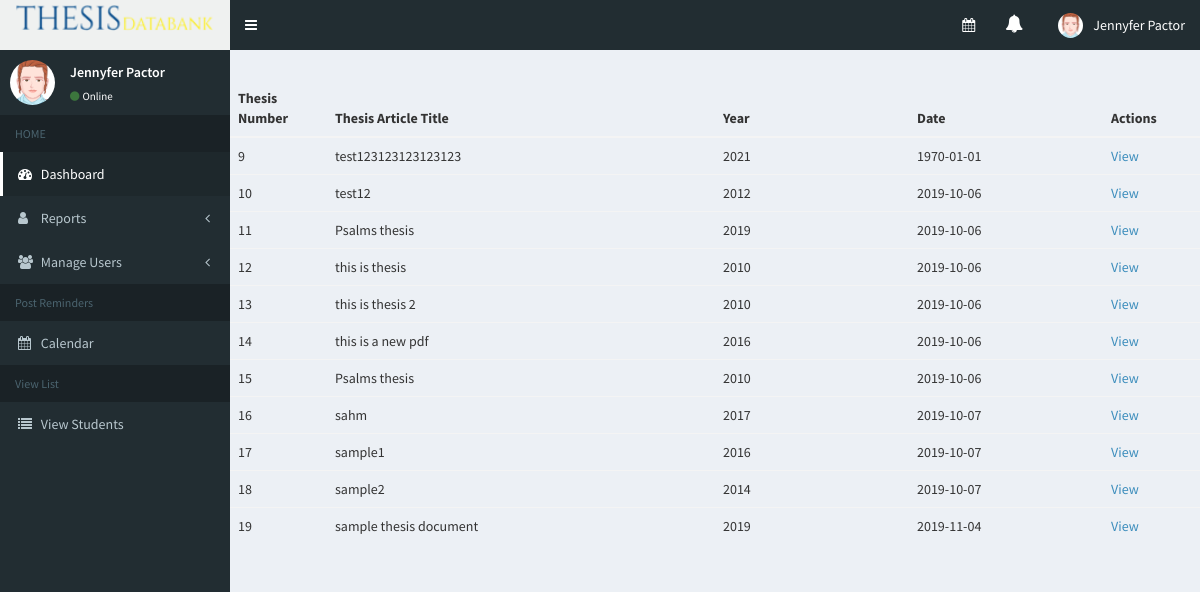
Screenshot of /student/index.php (signed in) with the database file from the repository.
### tables this page shows
CREATE TABLE IF NOT EXISTS `tdb_thesis` (
  `id` int(20) NOT NULL,
  `reference_key_admin` int(20) DEFAULT NULL,
  `reference_key_students` int(20) DEFAULT NULL,
  `thesis_name` varchar(250) NOT NULL,
  `thesis_year` varchar(250) NOT NULL,
  `thesis_program` varchar(250) NOT NULL,
  `thesis_pdf_file` varchar(250) NOT NULL,
  `thesis_achievement` varchar(250) NOT NULL,
  `thesis_timestamp` varchar(250) NOT NULL,
  `branchid` int(11) NOT NULL
);

### student/index.php (the view, shortened to what this page needs)
<?php
    $pdo = tdbDatabase::connect();
    $branchid=$_SESSION['branchid'];
    $sql = "SELECT * FROM tdb_thesis where branchid = '$branchid'";
    $thesis_list = $pdo->query($sql)->fetchAll();
?>
<!DOCTYPE html>
<html>
    <head>
        <link rel="stylesheet" href="../css/bootstrap/bootstrap.min.css">
        <link rel="stylesheet" href="../css/font-awesome/font-awesome.min.css">
        <link rel="stylesheet" href="../css/sweetalert/sweetalert.css">
        <link rel="stylesheet" href="../template/bower_components/datatables.net-bs/css/dataTables.bootstrap.min.css">
        <link rel="stylesheet" href="../template/dist/css/AdminLTE.min.css">
        <link rel="stylesheet" href="../template/dist/css/skins/skin-green.min.css">
        <link rel="stylesheet" href="css/main-admin.css">
        <link rel="stylesheet" href="css/validation.css">
        <link rel="stylesheet" href="css/custom.css">
    </head>
    <body class="hold-transition skin-green sidebar-mini fixed">
        <div class="wrapper">
            <?php
                include("../includes/navbar.php");
                include("../includes/sidebar.php");
            ?>
            <div class="content-wrapper">
                <section class="content-header">
                </section>
                <section class="content">
                <div class="row el-element-overlay">
                    <table class="table">
                        <thead>
                            <tr>
                            <th scope="col" width="10%">Thesis Number</th>
                            <th scope="col" width="40%">Thesis Article Title</th>
                            <th scope="col" width="20%">Year</th>
                            <th scope="col" width="20%">Date</th>
                            <th scope="col" width="10%">Actions</th>
                            </tr>
                        </thead>
                            <tbody>
                                <?php
                                    if(!empty($thesis_list)){
                                        foreach ($thesis_list as $v) {
                                        ?>
                                        <tr>
                                            <td scope="row"><?php print $v['id']; ?></td>
                                            <td><?php print $v['thesis_name']; ?></td>
                                            <td><?php print $v['thesis_year']; ?></td>
                                            <td><?php print date('Y-m-d', $v['thesis_timestamp']); ?></td>
                                            <td><a href="view-thesis.php?id=<?php print $v['id']; ?>">View</a></td>
                                        </tr>
                                            <?php
                                        }
                                    }
                                    else {
                                        ?>
                                            <p class="alert alert-info">Thesis directory is empty.</p>
                                        <?php
                                    }
                                ?>
                            </tbody>
            </table>
                </div>
                </section>
            </div>
        </div>
    </body>
</html>

### rows the page displays
tdb_thesis: id "9", thesis_name "test123123123123123", thesis_year "2021", thesis_timestamp "1970-01-01"
tdb_thesis: id "10", thesis_name "test12", thesis_year "2012", thesis_timestamp "2019-10-06"
tdb_thesis: id "11", thesis_name "Psalms thesis", thesis_year "2019", thesis_timestamp "2019-10-06"
tdb_thesis: id "12", thesis_name "this is thesis", thesis_year "2010", thesis_timestamp "2019-10-06"
tdb_thesis: id "13", thesis_name "this is thesis 2", thesis_year "2010", thesis_timestamp "2019-10-06"
tdb_thesis: id "14", thesis_name "this is a new pdf", thesis_year "2016", thesis_timestamp "2019-10-06"
tdb_thesis: id "15", thesis_name "Psalms thesis", thesis_year "2010", thesis_timestamp "2019-10-06"
tdb_thesis: id "16", thesis_name "sahm", thesis_year "2017", thesis_timestamp "2019-10-07"
tdb_thesis: id "17", thesis_name "sample1", thesis_year "2016", thesis_timestamp "2019-10-07"
tdb_thesis: id "18", thesis_name "sample2", thesis_year "2014", thesis_timestamp "2019-10-07"
tdb_thesis: id "19", thesis_name "sample thesis document", thesis_year "2019", thesis_timestamp "2019-11-04"

### other values shown
$_SESSION['fname'] "Jennyfer"
$_SESSION['lname'] "Pactor"
